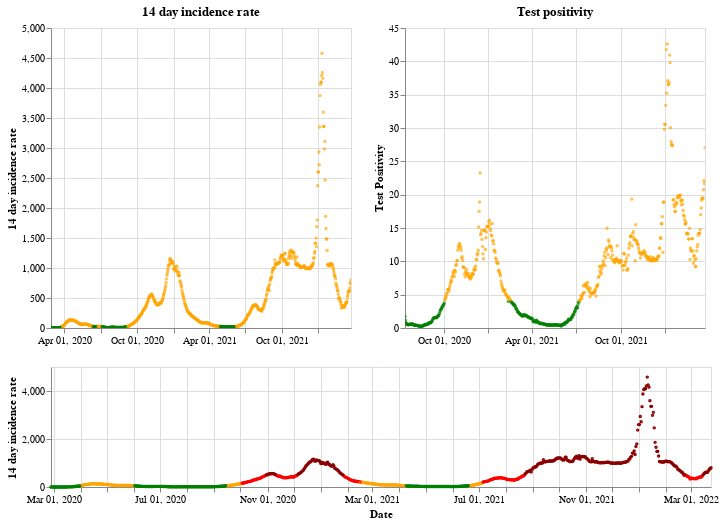

This figure's notebook cell:
### Markdown cell above
## Wales

### Code cell
plot_traffic_light('Wales')

### Figure 1 — Vega-Lite specification as saved in the notebook (floating-point values rounded to 4 significant figures; data arrays with more than 128 entries replaced by an {"elided": "..."} marker saying what was removed)
{"config": {"view": {"continuousWidth": 400, "continuousHeight": 300}}, "vconcat": [{"hconcat": [{"mark": {"type": "point", "size": 2}, "encoding": {"color": {"condition": {"value": "green", "test": "(datum.twoWeeklyCasesRate <= 25)"}, "value": "orange"}, "tooltip": [{"type": "nominal", "field": "areaName"}, {"type": "temporal", "field": "date"}, {"type": "quantitative", "field": "twoWeeklyCasesRate"}, {"type": "quantitative", "field": "testPositivity"}], "x": {"type": "temporal", "axis": {"title": ""}, "field": "date", "scale": {"domain": {"selection": "DateBrush"}}, "timeUnit": "yearmonthdate"}, "y": {"type": "quantitative", "axis": {"title": "14 day incidence rate"}, "field": "twoWeeklyCasesRate"}}, "title": "14 day incidence rate", "width": 300}, {"mark": {"type": "point", "size": 2}, "encoding": {"color": {"condition": {"value": "green", "test": "(datum.testPositivity <= 4)"}, "value": "orange"}, "tooltip": [{"type": "nominal", "field": "areaName"}, {"type": "temporal", "field": "date"}, {"type": "quantitative", "field": "twoWeeklyCasesRate"}, {"type": "quantitative", "field": "testPositivity"}], "x": {"type": "temporal", "axis": {"title": ""}, "field": "date", "scale": {"domain": {"selection": "DateBrush"}}, "timeUnit": "yearmonthdate"}, "y": {"type": "quantitative", "axis": {"title": "Test Positivity"}, "field": "testPositivity"}}, "title": "Test positivity", "width": 300}]}, {"layer": [{"mark": {"type": "point", "size": 2}, "encoding": {"color": {"condition": {"value": "orange", "test": "(((datum.testPositivity < 4) && (datum.twoWeeklyCasesRate >= 50)) && (datum.twoWeeklyCasesRate < 200))"}, "value": "red"}, "opacity": {"condition": {"value": 1, "test": "((datum.twoWeeklyCasesRate >= 50) && (datum.twoWeeklyCasesRate < 500))"}, "value": 0}, "tooltip": [{"type": "nominal", "field": "areaName"}, {"type": "temporal", "field": "date"}, {"type": "quantitative", "field": "twoWeeklyCasesRate"}, {"type": "quantitative", "field": "testPositivity"}], "x": {"type": "temporal", "axis": {"title": "Date"}, "field": "date", "timeUnit": "yearmonthdate"}, "y": {"type": "quantitative", "axis": {"title": "14 day incidence rate"}, "field": "twoWeeklyCasesRate"}}, "selection": {"DateBrush": {"type": "interval", "encodings": ["x"], "fields": ["Time"]}}}, {"mark": {"type": "point", "size": 2}, "encoding": {"color": {"value": "darkred"}, "opacity": {"condition": {"value": 1, "test": "(datum.twoWeeklyCasesRate >= 500)"}, "value": 0}, "tooltip": [{"type": "nominal", "field": "areaName"}, {"type": "temporal", "field": "date"}, {"type": "quantitative", "field": "twoWeeklyCasesRate"}, {"type": "quantitative", "field": "testPositivity"}], "x": {"type": "temporal", "axis": {"title": "Date"}, "field": "date", "timeUnit": "yearmonthdate"}, "y": {"type": "quantitative", "axis": {"title": "14 day incidence rate"}, "field": "twoWeeklyCasesRate"}}}, {"mark": {"type": "point", "size": 2}, "encoding": {"color": {"condition": {"value": "green", "test": "((datum.testPositivity < 4) && (datum.twoWeeklyCasesRate < 50))"}, "value": "orange"}, "opacity": {"condition": {"value": 1, "test": "(datum.twoWeeklyCasesRate < 50)"}, "value": 0}, "tooltip": [{"type": "nominal", "field": "areaName"}, {"type": "temporal", "field": "date"}, {"type": "quantitative", "field": "twoWeeklyCasesRate"}, {"type": "quantitative", "field": "testPositivity"}], "x": {"type": "temporal", "axis": {"title": "Date"}, "field": "date", "timeUnit": "yearmonthdate"}, "y": {"type": "quantitative", "axis": {"title": "14 day incidence rate"}, "field": "twoWeeklyCasesRate"}}}], "height": 120, "width": 660}], "data": {"name": "data-8bbc4f383220e938a9734ecca40c6e6b"}, "$schema": "https://vega.github.io/schema/vega-lite/v4.8.1.json", "datasets": {"data-8bbc4f383220e938a9734ecca40c6e6b": {"elided": "757 records"}}}
